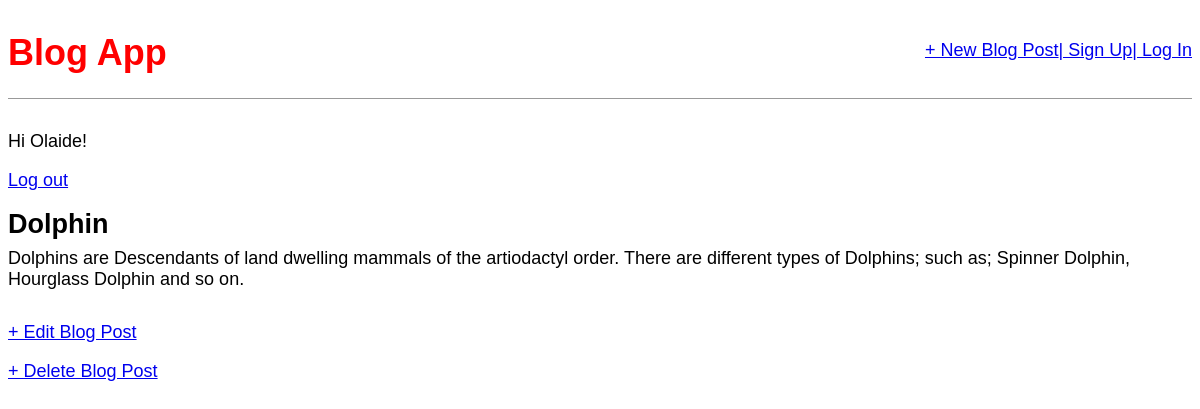
The app's page /post/4/ (signed in) with its own data.
### blog/models.py (models this page shows, shortened)
class Post(models.Model):
    title = models.CharField(max_length=200)
    author = models.ForeignKey(
        'auth.User',
        on_delete=models.CASCADE,
    )
    body = models.TextField()

### blog/views.py (the view)
# urls.py: path('post/<int:pk>/', BlogDetailView.as_view(), name='post_detail'),
class BlogDetailView(DetailView):
    model = Post
    template_name = 'post_detail.html'

### templates/post_detail.html
{% extends 'base.html' %}
{% block content %}
    <div class="post-entry">
        <h2>{{ post.title }}</h2>
        <p>{{ post.body }}</p>
    </div>
    <p><a href="{% url 'post_edit' post.pk %}">+ Edit Blog Post</a></p>
    <p><a href="{% url 'post_delete' post.pk %}">+ Delete Blog Post</a></p>
{% endblock content %}

### templates/base.html (shortened to what this page needs)
<!DOCTYPE html>
{% load static %}
<html>
    <head>
        <link href="{% static 'css/base.css' %}" rel="stylesheet"s>
    </head>
    <body>
        <div>
            <header>
                <div class="nav-left">
                    <h1><a href="{% url 'home' %}">Blog App</a></h1>
                </div>
                <div class="nav-right">
                    <a href="{% url 'post_new' %}">+ New Blog Post</a>
                </div>
                <div class="nav-right">
                    <a href="{% url 'signup' %}">| Sign Up</a>
                </div>
                <div class="nav-right">
                    <a href="{% url 'login' %}">| Log In</a>
                </div>
            </header>
            {% if user.is_authenticated %}
                <p>Hi {{ user.username }}!</p>
                <p><a href="{%url 'logout' %}">Log out</a></p>
            {% else %}
                <p>You are not logged in.</p>
                <a href="{% url 'login' %}">Log In</a>
            {% endif %}
        {% block content %}
        {% endblock content %}
        </div>
    </body>
</html>

### static/css/base.css (style rules this page uses)
body { font-family: 'Source Sans Pro', sans-serif; font-size: 18px; }
header { border-bottom: 1px solid #999; margin-bottom: 2rem; display: flex; }
header h1 a { color: red; text-decoration: none; }
.nav-left { margin-right: auto; }
.nav-right { display: flex; padding-top: 2rem; }
.post-entry { margin-bottom: 2rem; }
.post-entry h2 { margin: 0.5rem 0; }
.post-entry p { margin: 0; font-weight: 400; }

### records on screen
Post: title "Dolphin", body "Dolphins are Descendants of land dwelling mammals of the artiodactyl order. There are different types of Dolphins; such as; Spinner Dolphin, Hourglass Dolphin and so on."

### other values on screen
{{ user.username }} "Olaide"
